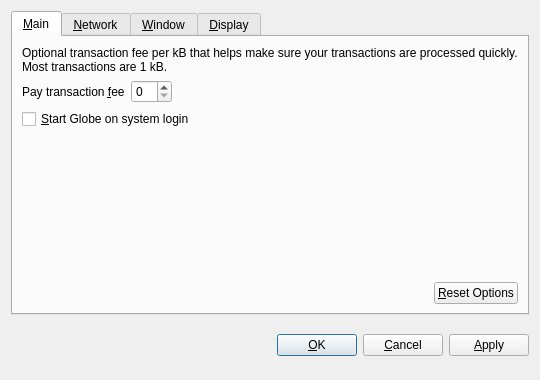
<?xml version="1.0" encoding="UTF-8"?>
<ui version="4.0">
 <class>OptionsDialog</class>
 <widget class="QDialog" name="OptionsDialog">
  <property name="geometry">
   <rect>
    <x>0</x>
    <y>0</y>
    <width>540</width>
    <height>380</height>
   </rect>
  </property>
  <property name="windowTitle">
   <string>Options</string>
  </property>
  <property name="modal">
   <bool>true</bool>
  </property>
  <layout class="QVBoxLayout" name="verticalLayout">
   <item>
    <widget class="QTabWidget" name="tabWidget">
     <property name="tabPosition">
      <enum>QTabWidget::North</enum>
     </property>
     <property name="currentIndex">
      <number>0</number>
     </property>
     <widget class="QWidget" name="tabMain">
      <attribute name="title">
       <string>&amp;Main</string>
      </attribute>
      <layout class="QVBoxLayout" name="verticalLayout_Main">
       <item>
        <widget class="QLabel" name="transactionFeeInfoLabel">
         <property name="text">
          <string>Optional transaction fee per kB that helps make sure your transactions are processed quickly. Most transactions are 1 kB.</string>
         </property>
         <property name="textFormat">
          <enum>Qt::PlainText</enum>
         </property>
         <property name="wordWrap">
          <bool>true</bool>
         </property>
        </widget>
       </item>
       <item>
        <layout class="QHBoxLayout" name="horizontalLayout_1_Main">
         <item>
          <widget class="QLabel" name="transactionFeeLabel">
           <property name="text">
            <string>Pay transaction &amp;fee</string>
           </property>
           <property name="textFormat">
            <enum>Qt::PlainText</enum>
           </property>
           <property name="buddy">
            <cstring>transactionFee</cstring>
           </property>
          </widget>
         </item>
         <item>
          <widget class="BitcoinAmountField" name="transactionFee"/>
         </item>
         <item>
          <spacer name="horizontalSpacer_1_Main">
           <property name="orientation">
            <enum>Qt::Horizontal</enum>
           </property>
           <property name="sizeHint" stdset="0">
            <size>
             <width>40</width>
             <height>20</height>
            </size>
           </property>
          </spacer>
         </item>
        </layout>
       </item>
       <item>
        <widget class="QCheckBox" name="bitcoinAtStartup">
         <property name="toolTip">
          <string>Automatically start Globe after logging in to the system.</string>
         </property>
         <property name="text">
          <string>&amp;Start Globe on system login</string>
         </property>
        </widget>
       </item>
       <item>
        <spacer name="verticalSpacer_Main">
         <property name="orientation">
          <enum>Qt::Vertical</enum>
         </property>
         <property name="sizeHint" stdset="0">
          <size>
           <width>20</width>
           <height>40</height>
          </size>
         </property>
        </spacer>
       </item>
       <item>
        <layout class="QHBoxLayout" name="horizontalLayout_2_Main">
         <item>
          <spacer name="horizontalSpacer_2_Main">
           <property name="orientation">
            <enum>Qt::Horizontal</enum>
           </property>
           <property name="sizeHint" stdset="0">
            <size>
             <width>40</width>
             <height>20</height>
            </size>
           </property>
          </spacer>
         </item>
         <item>
          <widget class="QPushButton" name="resetButton">
           <property name="toolTip">
            <string>Reset all client options to default.</string>
           </property>
           <property name="text">
            <string>&amp;Reset Options</string>
           </property>
           <property name="autoDefault">
            <bool>false</bool>
           </property>
          </widget>
         </item>
        </layout>
       </item>
      </layout>
     </widget>
     <widget class="QWidget" name="tabNetwork">
      <attribute name="title">
       <string>&amp;Network</string>
      </attribute>
      <layout class="QVBoxLayout" name="verticalLayout_Network">
       <item>
        <widget class="QCheckBox" name="mapPortUpnp">
         <property name="toolTip">
          <string>Automatically open the Globe client port on the router. This only works when your router supports UPnP and it is enabled.</string>
         </property>
         <property name="text">
          <string>Map port using &amp;UPnP</string>
         </property>
        </widget>
       </item>
       <item>
        <widget class="QCheckBox" name="connectSocks">
         <property name="toolTip">
          <string>Connect to the Globe network through a SOCKS proxy (e.g. when connecting through Tor).</string>
         </property>
         <property name="text">
          <string>&amp;Connect through SOCKS proxy:</string>
         </property>
        </widget>
       </item>
       <item>
        <layout class="QHBoxLayout" name="horizontalLayout_Network">
         <item>
          <widget class="QLabel" name="proxyIpLabel">
           <property name="text">
            <string>Proxy &amp;IP:</string>
           </property>
           <property name="textFormat">
            <enum>Qt::PlainText</enum>
           </property>
           <property name="buddy">
            <cstring>proxyIp</cstring>
           </property>
          </widget>
         </item>
         <item>
          <widget class="QValidatedLineEdit" name="proxyIp">
           <property name="maximumSize">
            <size>
             <width>140</width>
             <height>16777215</height>
            </size>
           </property>
           <property name="toolTip">
            <string>IP address of the proxy (e.g. 127.0.0.1)</string>
           </property>
          </widget>
         </item>
         <item>
          <widget class="QLabel" name="proxyPortLabel">
           <property name="text">
            <string>&amp;Port:</string>
           </property>
           <property name="textFormat">
            <enum>Qt::PlainText</enum>
           </property>
           <property name="buddy">
            <cstring>proxyPort</cstring>
           </property>
          </widget>
         </item>
         <item>
          <widget class="QLineEdit" name="proxyPort">
           <property name="maximumSize">
            <size>
             <width>55</width>
             <height>16777215</height>
            </size>
           </property>
           <property name="toolTip">
            <string>Port of the proxy (e.g. 9050)</string>
           </property>
          </widget>
         </item>
         <item>
          <widget class="QLabel" name="socksVersionLabel">
           <property name="text">
            <string>SOCKS &amp;Version:</string>
           </property>
           <property name="textFormat">
            <enum>Qt::PlainText</enum>
           </property>
           <property name="buddy">
            <cstring>socksVersion</cstring>
           </property>
          </widget>
         </item>
         <item>
          <widget class="QValueComboBox" name="socksVersion">
           <property name="toolTip">
            <string>SOCKS version of the proxy (e.g. 5)</string>
           </property>
          </widget>
         </item>
         <item>
          <spacer name="horizontalSpacer_Network">
           <property name="orientation">
            <enum>Qt::Horizontal</enum>
           </property>
           <property name="sizeHint" stdset="0">
            <size>
             <width>40</width>
             <height>20</height>
            </size>
           </property>
          </spacer>
         </item>
        </layout>
       </item>
       <item>
        <spacer name="verticalSpacer_Network">
         <property name="orientation">
          <enum>Qt::Vertical</enum>
         </property>
         <property name="sizeHint" stdset="0">
          <size>
           <width>20</width>
           <height>40</height>
          </size>
         </property>
        </spacer>
       </item>
      </layout>
     </widget>
     <widget class="QWidget" name="tabWindow">
      <attribute name="title">
       <string>&amp;Window</string>
      </attribute>
      <layout class="QVBoxLayout" name="verticalLayout_Window">
       <item>
        <widget class="QCheckBox" name="minimizeToTray">
         <property name="toolTip">
          <string>Show only a tray icon after minimizing the window.</string>
         </property>
         <property name="text">
          <string>&amp;Minimize to the tray instead of the taskbar</string>
         </property>
        </widget>
       </item>
       <item>
        <widget class="QCheckBox" name="minimizeOnClose">
         <property name="toolTip">
          <string>Minimize instead of exit the application when the window is closed. When this option is enabled, the application will be closed only after selecting Quit in the menu.</string>
         </property>
         <property name="text">
          <string>M&amp;inimize on close</string>
         </property>
        </widget>
       </item>
       <item>
        <spacer name="verticalSpacer_Window">
         <property name="orientation">
          <enum>Qt::Vertical</enum>
         </property>
         <property name="sizeHint" stdset="0">
          <size>
           <width>20</width>
           <height>40</height>
          </size>
         </property>
        </spacer>
       </item>
      </layout>
     </widget>
     <widget class="QWidget" name="tabDisplay">
      <attribute name="title">
       <string>&amp;Display</string>
      </attribute>
      <layout class="QVBoxLayout" name="verticalLayout_Display">
       <item>
        <layout class="QHBoxLayout" name="horizontalLayout_1_Display">
         <item>
          <widget class="QLabel" name="langLabel">
           <property name="text">
            <string>User Interface &amp;language:</string>
           </property>
           <property name="textFormat">
            <enum>Qt::PlainText</enum>
           </property>
           <property name="buddy">
            <cstring>lang</cstring>
           </property>
          </widget>
         </item>
         <item>
          <widget class="QValueComboBox" name="lang">
           <property name="toolTip">
            <string>The user interface language can be set here. This setting will take effect after restarting Globe.</string>
           </property>
          </widget>
         </item>
        </layout>
       </item>
       <item>
        <layout class="QHBoxLayout" name="horizontalLayout_2_Display">
         <item>
          <widget class="QLabel" name="unitLabel">
           <property name="text">
            <string>&amp;Unit to show amounts in:</string>
           </property>
           <property name="textFormat">
            <enum>Qt::PlainText</enum>
           </property>
           <property name="buddy">
            <cstring>unit</cstring>
           </property>
          </widget>
         </item>
         <item>
          <widget class="QValueComboBox" name="unit">
           <property name="toolTip">
            <string>Choose the default subdivision unit to show in the interface and when sending coins.</string>
           </property>
          </widget>
         </item>
        </layout>
       </item>
       <item>
        <widget class="QCheckBox" name="displayAddresses">
         <property name="toolTip">
          <string>Whether to show Globe addresses in the transaction list or not.</string>
         </property>
         <property name="text">
          <string>&amp;Display addresses in transaction list</string>
         </property>
        </widget>
       </item>
       <item>
        <spacer name="verticalSpacer_Display">
         <property name="orientation">
          <enum>Qt::Vertical</enum>
         </property>
         <property name="sizeHint" stdset="0">
          <size>
           <width>20</width>
           <height>40</height>
          </size>
         </property>
        </spacer>
       </item>
      </layout>
     </widget>
    </widget>
   </item>
   <item>
    <layout class="QHBoxLayout" name="horizontalLayout_Buttons">
     <item>
      <spacer name="horizontalSpacer_1">
       <property name="orientation">
        <enum>Qt::Horizontal</enum>
       </property>
       <property name="sizeHint" stdset="0">
        <size>
         <width>40</width>
         <height>48</height>
        </size>
       </property>
      </spacer>
     </item>
     <item>
      <widget class="QLabel" name="statusLabel">
       <property name="font">
        <font>
         <weight>75</weight>
         <bold>true</bold>
        </font>
       </property>
       <property name="text">
        <string/>
       </property>
       <property name="textFormat">
        <enum>Qt::PlainText</enum>
       </property>
       <property name="wordWrap">
        <bool>true</bool>
       </property>
      </widget>
     </item>
     <item>
      <spacer name="horizontalSpacer_2">
       <property name="orientation">
        <enum>Qt::Horizontal</enum>
       </property>
       <property name="sizeHint" stdset="0">
        <size>
         <width>40</width>
         <height>48</height>
        </size>
       </property>
      </spacer>
     </item>
     <item>
      <widget class="QPushButton" name="okButton">
       <property name="text">
        <string>&amp;OK</string>
       </property>
      </widget>
     </item>
     <item>
      <widget class="QPushButton" name="cancelButton">
       <property name="text">
        <string>&amp;Cancel</string>
       </property>
       <property name="autoDefault">
        <bool>false</bool>
       </property>
      </widget>
     </item>
     <item>
      <widget class="QPushButton" name="applyButton">
       <property name="text">
        <string>&amp;Apply</string>
       </property>
       <property name="autoDefault">
        <bool>false</bool>
       </property>
      </widget>
     </item>
    </layout>
   </item>
  </layout>
 </widget>
 <customwidgets>
  <customwidget>
   <class>BitcoinAmountField</class>
   <extends>QSpinBox</extends>
   <header>bitcoinamountfield.h</header>
  </customwidget>
  <customwidget>
   <class>QValueComboBox</class>
   <extends>QComboBox</extends>
   <header>qvaluecombobox.h</header>
  </customwidget>
  <customwidget>
   <class>QValidatedLineEdit</class>
   <extends>QLineEdit</extends>
   <header>qvalidatedlineedit.h</header>
  </customwidget>
 </customwidgets>
 <resources/>
 <connections/>
</ui>
